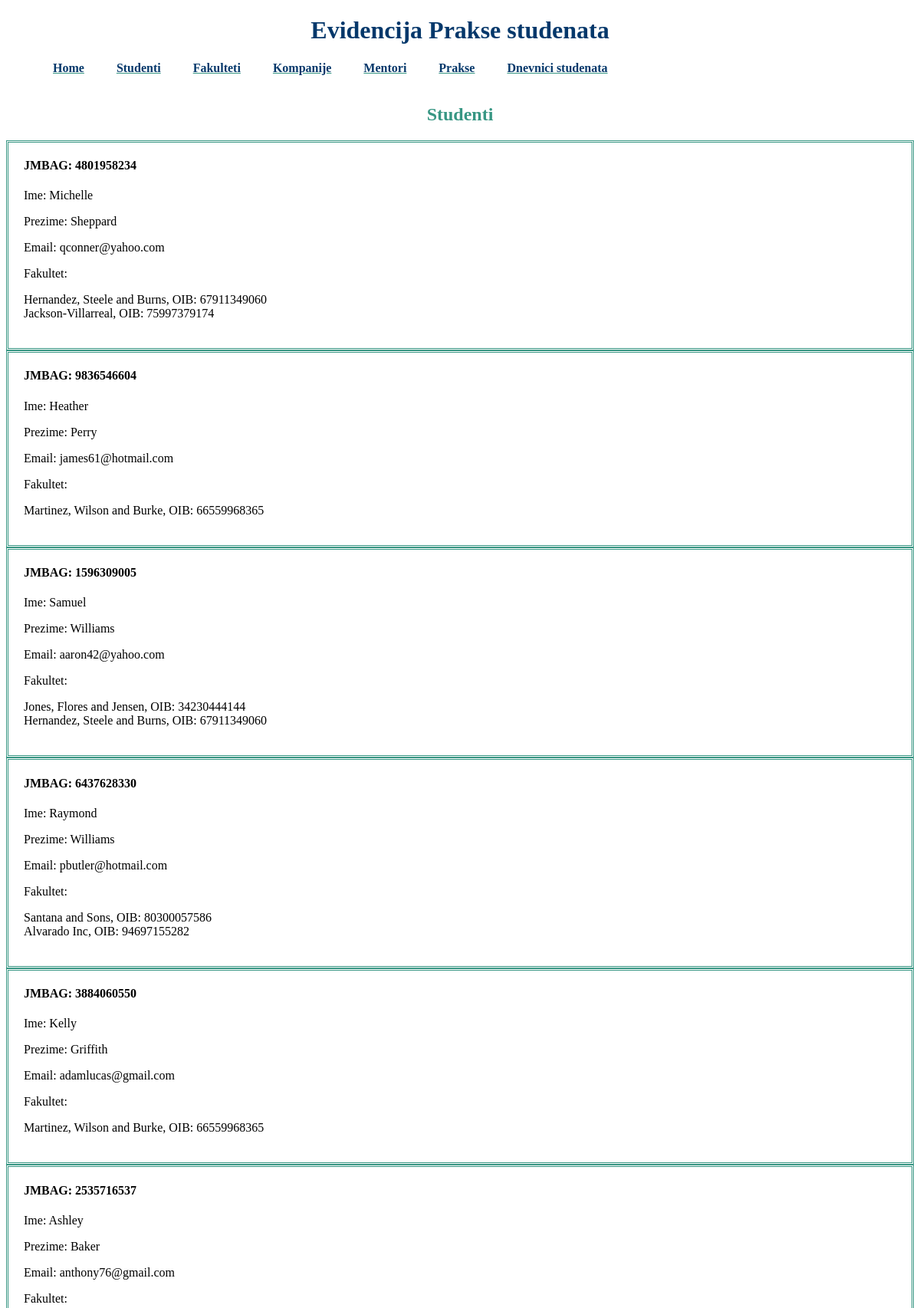
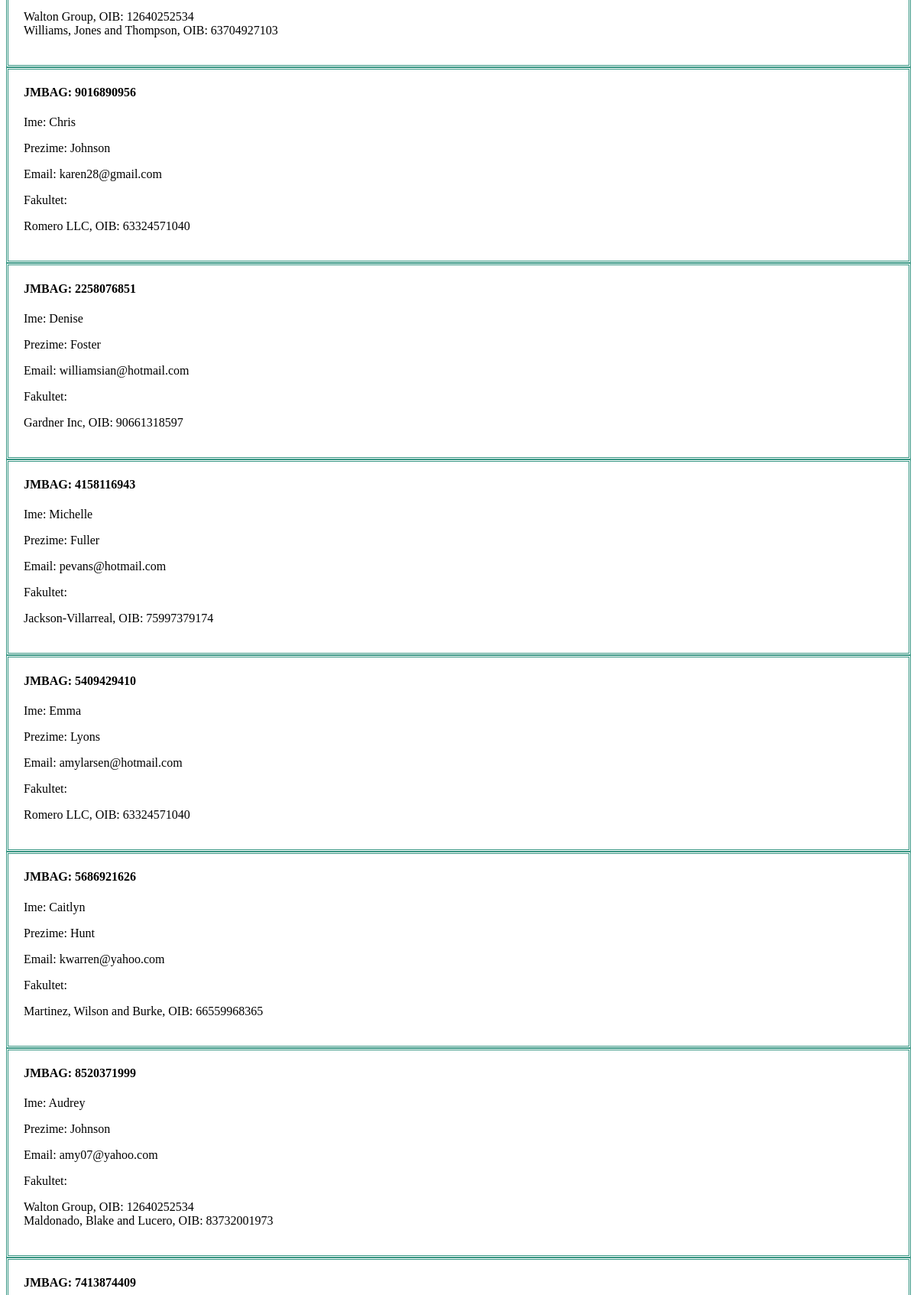
The page /studenti (upper part) on the database its author committed (2 pictures, top to bottom).
### main/models.py (models this page shows, shortened)
class Student(models.Model):
    student_JMBAG=models.CharField(max_length=10, primary_key=True, validators=[MinLengthValidator(10)])
    student_ime=models.CharField(max_length=50)
    student_prezime=models.CharField(max_length=50)
    student_email=models.EmailField()
    student_fakultet=models.ManyToManyField(Fakultet)

class Fakultet(models.Model):
    fakultet_OIB=models.CharField(max_length=11, primary_key=True, validators=[MinLengthValidator(11)])
    fakultet_naziv=models.CharField(max_length=100)
    fakultet_email=models.EmailField()
    fakultet_adresa=models.CharField(max_length=50)
    fakultet_grad=models.CharField(max_length=50)
    def __str__(self):
        return '{}, OIB: {}'.format(self.fakultet_naziv, self.fakultet_OIB)

### main/views.py (the view)
# urls.py: path('studenti', StudentList.as_view()),
class StudentList(ListView):
    model=Student

### main/templates/main/student_list.html
{% extends "base_generic.html" %}
{% block content %}
<br><br>
<h2>Studenti</h2>
{% for student in student_list %}
    <div class="student">
        <h4>JMBAG: {{student.student_JMBAG}}</h4>
        <p>Ime: {{student.student_ime}}</p>
        <p>Prezime: {{student.student_prezime}}</p>
        <p>Email: {{student.student_email}}</p>
        <p>Fakultet: <br>
        <p>{% for fakultet in student.student_fakultet.all %}{{fakultet}}<br>{% endfor %}</p>
    </div>
{% endfor %}
{% endblock %}

### main/templates/base_generic.html
<!DOCTYPE html>
<html lang="en">
<head>
    {% load static %}
    <link rel="stylesheet" type="text/css" href="{% static 'style.css' %}">
</head>
<body>
    <h1>Evidencija Prakse studenata</h1>
    <div id="sidebar">
        {% block sidebar %}
        <ul>
            <li><a href="/">Home</a></li>
            <li><a href="/studenti">Studenti</a></li>
            <li><a href="/fakulteti">Fakulteti</a></li>
            <li><a href="/kompanije">Kompanije</a></li>
            <li><a href="/mentori">Mentori</a></li>
            <li><a href="/prakse">Prakse</a></li>
            <li><a href="/dnevnici">Dnevnici studenata</a></li>
        </ul>
        {% endblock %}
    </div>
    <div class="content">
        {% block content %}
        {% endblock %}
    </div>
</body>
</html>

### main/static/style.css (style rules this page uses)
h1 { color: #05386B; text-align: center; }
h2 { text-align: center; color:#379683; }
li { list-style-type: none; float:inline-start; }
li a { padding: 21px; color:#05386B; font-weight: bold; text-decoration:underline #379683; }
.student { border-color: #379683; border-style: double; padding-left: 20px; padding-right: 20px; padding-bottom: 20px; }

### rows shown on the page
Student: student_JMBAG "4801958234", student_ime "Michelle", student_prezime "Sheppard", student_email "qconner@yahoo.com"
Fakultet: fakultet_naziv+fakultet_OIB "Hernandez, Steele and Burns, OIB: 67911349060"
Fakultet: fakultet_naziv+fakultet_OIB "Jackson-Villarreal, OIB: 75997379174"
Student: student_JMBAG "9836546604", student_ime "Heather", student_prezime "Perry", student_email "james61@hotmail.com"
Fakultet: fakultet_naziv+fakultet_OIB "Martinez, Wilson and Burke, OIB: 66559968365"
Student: student_JMBAG "1596309005", student_ime "Samuel", student_prezime "Williams", student_email "aaron42@yahoo.com"
Fakultet: fakultet_naziv+fakultet_OIB "Jones, Flores and Jensen, OIB: 34230444144"
Student: student_JMBAG "6437628330", student_ime "Raymond", student_prezime "Williams", student_email "pbutler@hotmail.com"
Fakultet: fakultet_naziv+fakultet_OIB "Santana and Sons, OIB: 80300057586"
Fakultet: fakultet_naziv+fakultet_OIB "Alvarado Inc, OIB: 94697155282"
Student: student_JMBAG "3884060550", student_ime "Kelly", student_prezime "Griffith", student_email "adamlucas@gmail.com"
Student: student_JMBAG "2535716537", student_ime "Ashley", student_prezime "Baker", student_email "anthony76@gmail.com"
Fakultet: fakultet_naziv+fakultet_OIB "Walton Group, OIB: 12640252534"
Fakultet: fakultet_naziv+fakultet_OIB "Williams, Jones and Thompson, OIB: 63704927103"
Student: student_JMBAG "9016890956", student_ime "Chris", student_prezime "Johnson", student_email "karen28@gmail.com"
Fakultet: fakultet_naziv+fakultet_OIB "Romero LLC, OIB: 63324571040"
Student: student_JMBAG "2258076851", student_ime "Denise", student_prezime "Foster", student_email "williamsian@hotmail.com"
Fakultet: fakultet_naziv+fakultet_OIB "Gardner Inc, OIB: 90661318597"
Student: student_JMBAG "4158116943", student_ime "Michelle", student_prezime "Fuller", student_email "pevans@hotmail.com"
Student: student_JMBAG "5409429410", student_ime "Emma", student_prezime "Lyons", student_email "amylarsen@hotmail.com"
Student: student_JMBAG "5686921626", student_ime "Caitlyn", student_prezime "Hunt", student_email "kwarren@yahoo.com"
Student: student_JMBAG "8520371999", student_ime "Audrey", student_prezime "Johnson", student_email "amy07@yahoo.com"
Fakultet: fakultet_naziv+fakultet_OIB "Maldonado, Blake and Lucero, OIB: 83732001973"
Student: student_JMBAG "7413874409"
